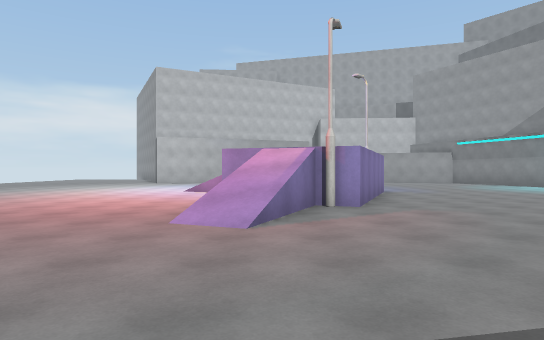
view 1 (above)

18 first-person views from a walk through a 3-D level made in the Unity game engine. The camera is 1.4 m above the floor, looks level and sees 75° across. The floor is counted in squares, 2 m on a side. Each view is taken from the middle of a square. On the plan, view 1 faces up. The plan holds only what a view shows up to about 11 squares ahead; the rest is blank. The place goes on beyond the plan. Some animated figures are left out. Surface patterns are stand-ins for the level's own textures.

view 2
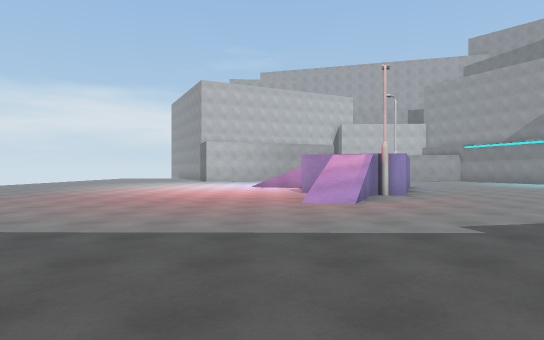

view 3
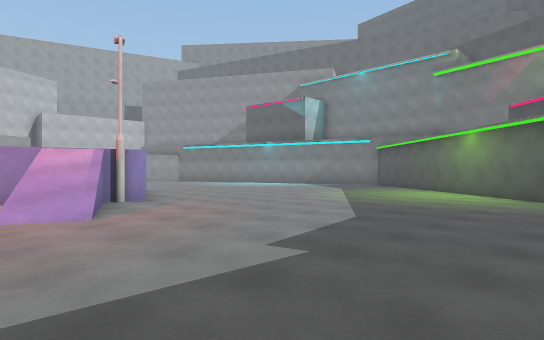

view 4
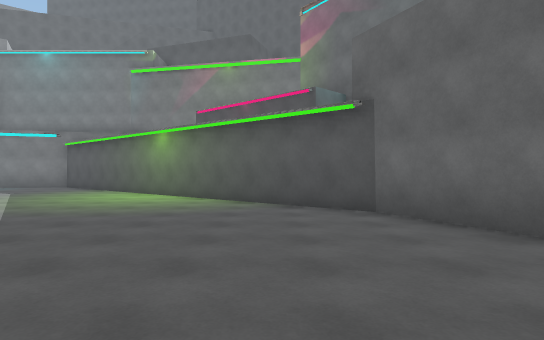

view 5
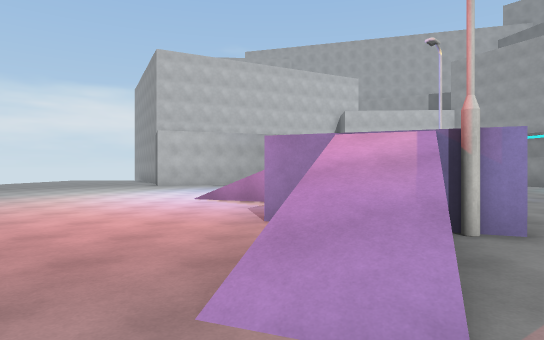

view 6
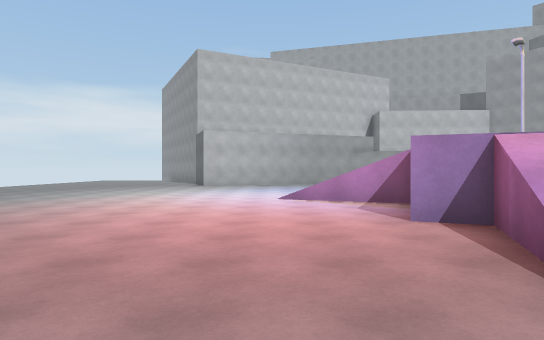

view 7
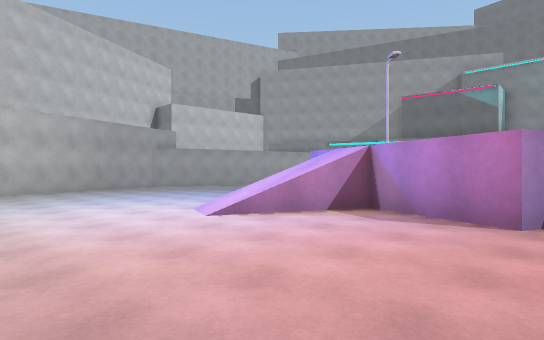

view 8
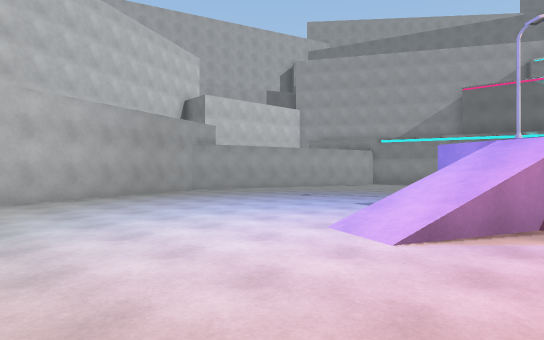

view 9
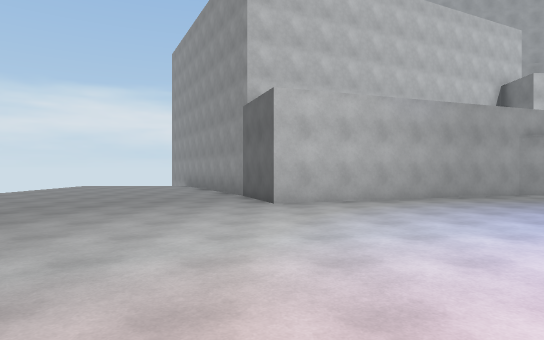

view 10
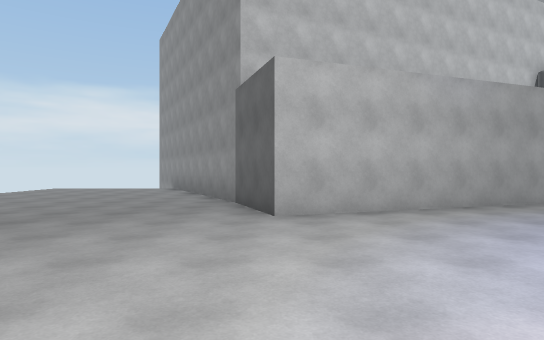

view 11
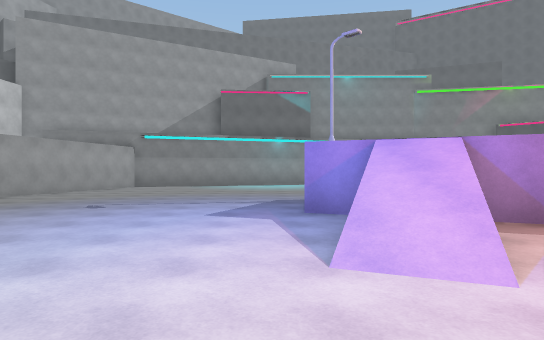

view 12
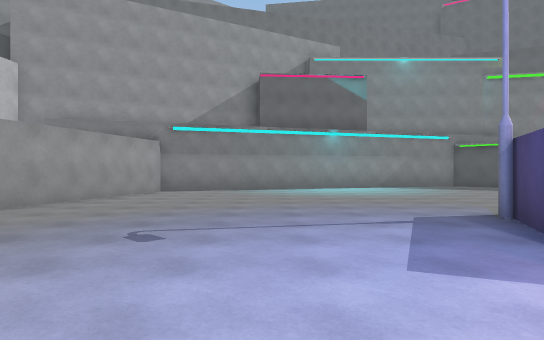

view 13
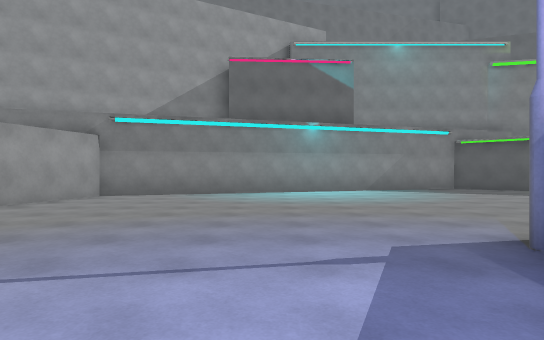

view 14
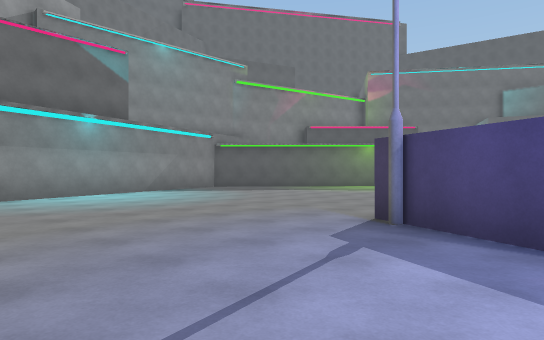

view 15
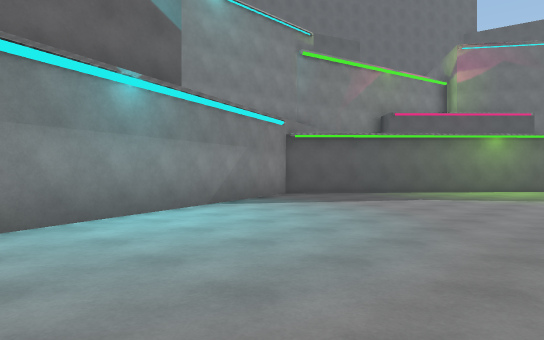

view 16
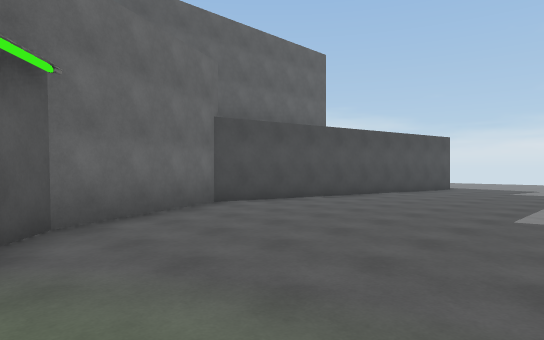

view 17
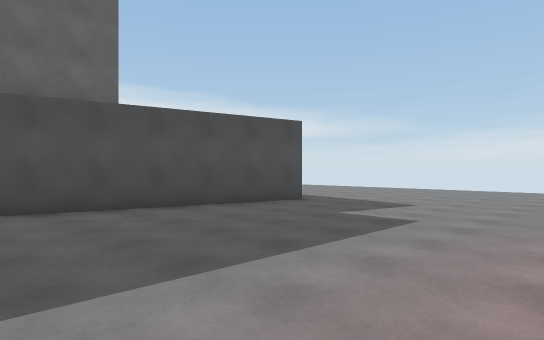

view 18
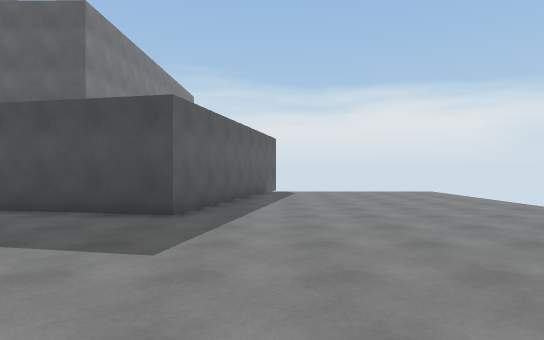

### Floor plan
Points are (right, up) in squares from view 1. A wall is a line through its corners. A room is listed if a view was taken in it or the views show most of it. See-through windows are left out.
Room 1 (views 1, 2, 3, 4, 5, 6, 7, 8, 9, 10, 11, 12, 13, 14, 15, 16, 17, 18)
walls: (-1.1, 7.8) (-0.1, 10.4); (-0.8, 10.6) (-1.6, 11); (-1, 5.6) (-0.3, 7.2); (0.4, 11.5) (0.7, 12.2); (1.5, 20.7) (0.9, 20.9) (-6, 18.4) (-6.8, 20.6) (-8.5, 23.9); (-8.6, -7.9) (-7.5, -2.5) (1.4, -4.4) (4.9, -2.7) (13.2, 7.2) (9.5, 18.6) (4.1, 20)
low walls: (0, 4.9) (-0.2, 4.5)
objects: streetlight (1, 7); streetlight (3, 12)

Positions as (right, up) in squares from view 1, and headings:
1: (0, 0), facing up
2: (-2, -3), facing up
3: (-2, -1), facing up-right
4: (-1, -1), facing right
5: (-1, 3), facing up
6: (-3, 3), facing up
7: (-6, 7), facing up-right
8: (-6, 10), facing up-right
9: (-6, 11), facing up
10: (-6, 13), facing up
11: (-5, 13), facing right
12: (-2, 15), facing right
13: (0, 14), facing right
14: (1, 16), facing down-right
15: (6, 15), facing down-right
16: (6, 2), facing down-left
17: (-1, 3), facing down-left
18: (-9, 3), facing down
